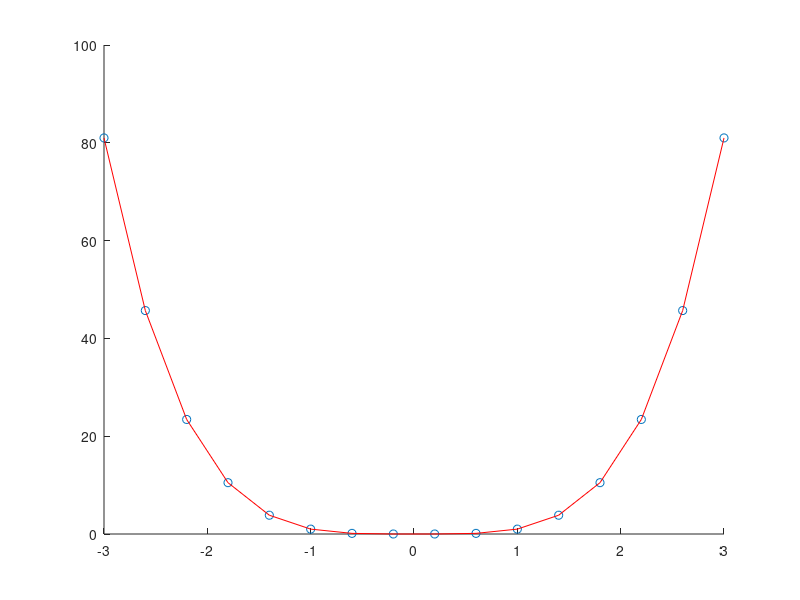

Reproduce this figure in MATLAB.
clc
clear
close all

x = [-3:0.4:3]';
y = x.^4;
alfa = 0.8;
th = 4.5;
mod = x.^th;

figure(1)
scatter(x,y);
hold on
h = plot(x,mod,'r');
crit = 1
i=0
Dmax = 0.5
while crit == 1
i=i+1
mod = x.^th;

d1 = log(x).*(x.^th);

dy = y-mod;

J = [d1];

dth = inv(J'*J)*J'*dy;

dth = alfa*dth;

if (norm(dth) > Dmax) % se a norma for maior que o limite
dth = Dmax*dth/norm(dth) % satura a norma
end

th = th + dth;
set(h,'YData',real(mod))
drawnow;
pause(0.05);
if norm(dth) < 1e-4 || isnan(dth(1));
  crit = 0;
endif
endwhile
